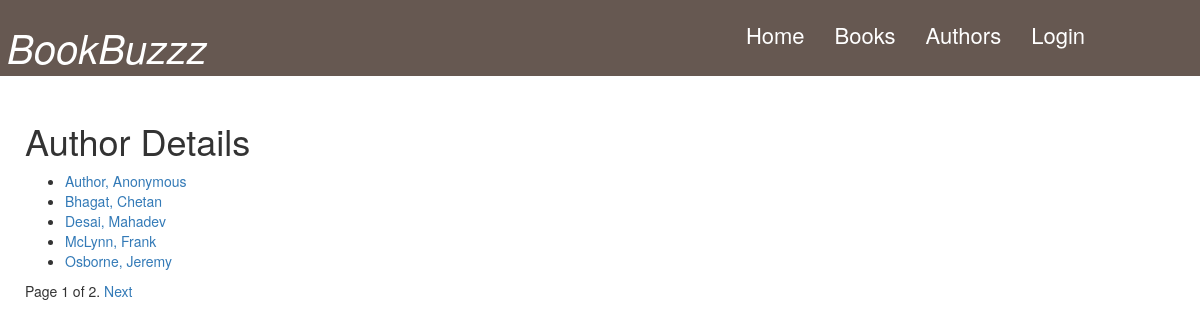
Page /list/author/ on the committed database.
### list/models.py (models this page shows)
class Author(models.Model):
    first_name = models.CharField(max_length=100)
    last_name = models.CharField(max_length=100)
    date_of_birth = models.DateField(null=True, blank=True)
    date_of_death = models.DateField('Died', null=True, blank=True)
    def get_absolute_url(self):
        return reverse('author-detail', args=[str(self.id)])
    def __str__(self):
        return '%s, %s' % (self.last_name, self.first_name)
    class Meta:
        ordering = ["last_name"]

### list/views.py (the view)
class AuthorList(generic.ListView):
    model=Author
    paginate_by=5

### list/templates/list/author_list.html
{% extends "base.html" %}
{% block content %}
<h1>Author Details</h1>
{% if author_list %}
<ul>
    {% for author in author_list %}
    <li><a href="{{ author.get_absolute_url }}">{{ author }}</a></li>
    {% endfor %}
</ul>
{% else %}
	<p>There are no authors.</p>
{% endif %}
{% endblock %}

### list/static/list/gt.css (style rules this page uses)
body { top: 0px !important; }

### rows in the picture
Author: last_name+first_name "Author, Anonymous"
Author: last_name+first_name "Bhagat, Chetan"
Author: last_name+first_name "Desai, Mahadev"
Author: last_name+first_name "McLynn, Frank"
Author: last_name+first_name "Osborne, Jeremy"

### other values in the picture
{{ page_obj.number }} "1"
{{ page_obj.paginator.num_pages }} "2"
